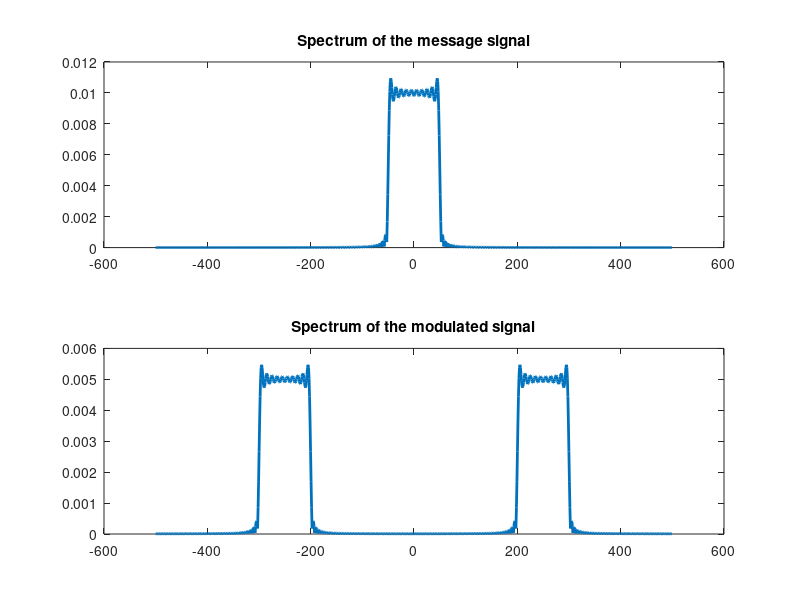
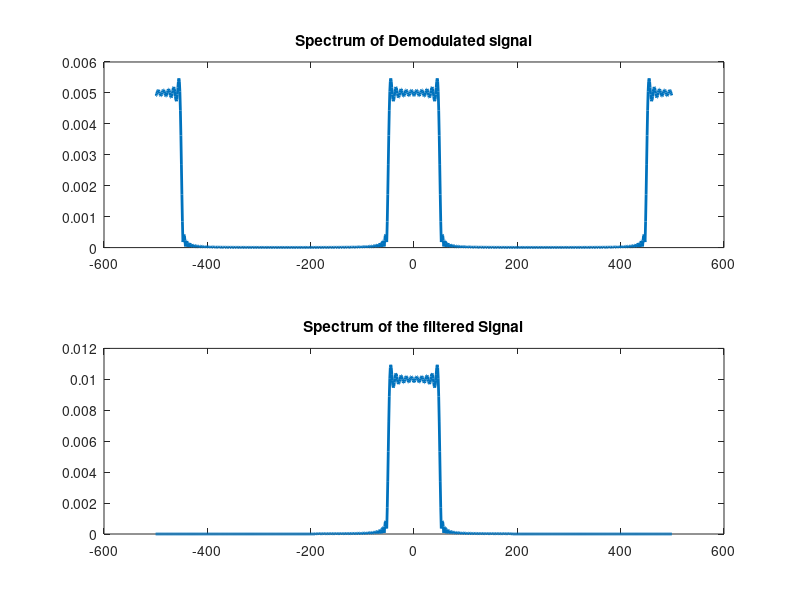
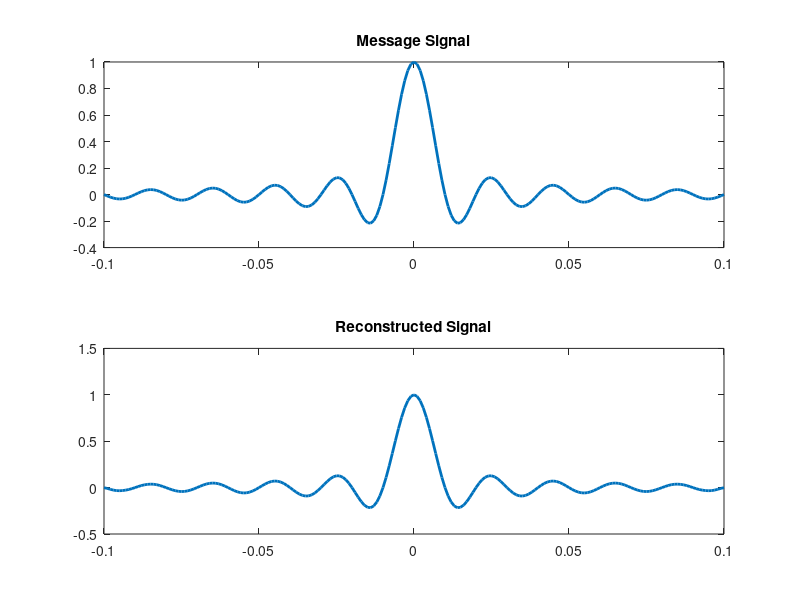

The MATLAB script that drew these images, in order:
clc;
clear all;
close all;

% DSB-SC Modulation and demodulation of message signal using FFT

%% message signal and carrier signal generation
% we'll use a sinc function as a messeage signal 
% and a cosine function with 250 Hz frequency as carrier

to = 0.2; % duration of the sinc function
ts = 0.001; % sampling period
fc = 250; % Carrier frequency
fs = 1/ts; % Sampling Frequency
t = -to/2:ts:to/2; % time axis for message signal

m = sinc(100*t); % message signal
c = cos(2*pi*fc*t); % carrier signal

%% Modulation
u = m.*c; % DSB-AM modulated signal
N = 1024; % FFT Bin size

M = fft(m, N); % N point DFT of message signal
M = M/fs; % scaling
U = fft(u, N); % N point DFT of modulated signal
U = U/fs;

% Visualizing modulated spectrum
fn = [0:1/N:1-1/N]*fs-fs/2; % Frequency axis for spectrum
figure(1)
subplot(211), plot(fn, abs(fftshift(M)), 'Linewidth', 2); % showing message spectrum
title('Spectrum of the message signal');
subplot(212), plot(fn, abs(fftshift(U)), 'Linewidth', 2); % Showing the modulated spectrum
title('Spectrum of the modulated signal');


%% Demodulation
% Here we'll demodulate the modulated signal
% and then filter the demodulated signal to obtain message signal
y = u.*c; % demodulation 
Y = fft(y,N); % N-point DFT of demodulated signal
Y = Y/fs; 
figure(2)
subplot(211)
plot(fn, abs(fftshift(Y)), 'Linewidth', 2); % showing the demodulated spectrum
title('Spectrum of Demodulated signal');

%% filtering

fcut = 200; % cut-off frequency of the low pass filter
ncut = floor(fcut*fs/N); % index vector for filter upto cut-off frequency
H = zeros(1,N); % Filter vector
H(1:ncut) = 2*ones(1,ncut); % Low pass filter with gain 2 
H(N-ncut+1:N) = 2*ones(1, ncut); % Other portion of the low pass filter
Ufiltered = Y.*H; % Filtering the modulated spectrum
subplot(212)
plot(fn, abs(fftshift(Ufiltered)), 'Linewidth', 2);
title('Spectrum of the filtered Signal');

%% visualizing the original and reconstructed message signal in time domain

ufiltered = real(ifft(Ufiltered))*fs; % ufiltered is the time domain version of Ufiltered
figure(3)
subplot(211)
plot(t, m, 'Linewidth', 2);
title('Message Signal');
subplot(212)
plot(t, ufiltered(1:length(t)), 'Linewidth', 2);
title('Reconstructed Signal');

